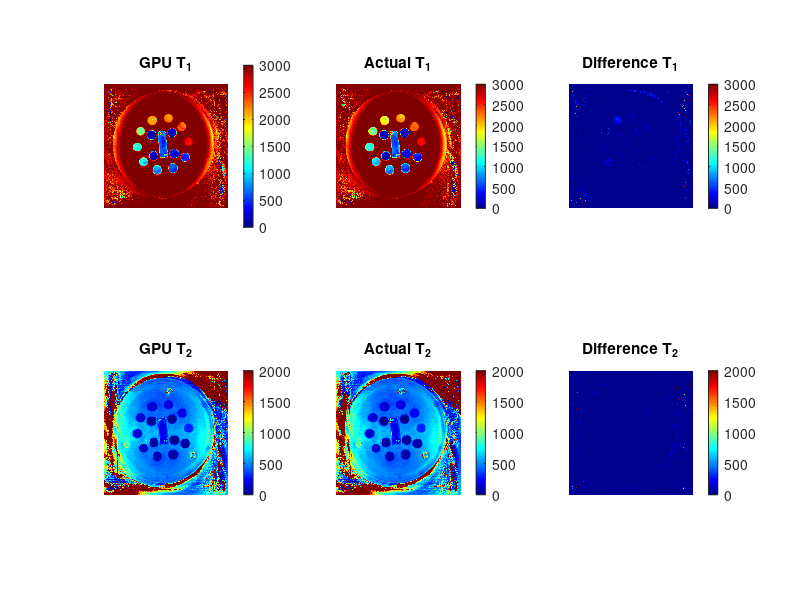

Write the MATLAB code that produced this figure. (Note: this script raises an error after producing the figure.)
clc
clear all
close all

T2DisplayMax=2000;
T1DisplayMax=3000;

load T1_CPU.txt
load T2_CPU.txt

imT1 = reshape(T1_CPU,[240,240]);
imT2 = reshape(T2_CPU,[240,240]);

load t1big.mat;
load t2big.mat;

subplot(231); imagesc(imT1,[0 T1DisplayMax]); colormap(jet); axis image; axis off; title('GPU T_1'); colorbar
subplot(234); imagesc(imT2,[0 T2DisplayMax]); colormap(jet); axis image; axis off; title('GPU T_2'); colorbar

subplot(232); imagesc(t1big,[0 T1DisplayMax]); colormap(jet); axis image; axis off; title('Actual T_1'); colorbar
subplot(235); imagesc(t2big,[0 T2DisplayMax]); colormap(jet); axis image; axis off; title('Actual T_2'); colorbar

d1=abs(t1big-imT1);
d2=abs(t2big-imT2);

subplot(233); imagesc(d1,[0 T1DisplayMax]); colormap(jet); axis image; axis off; title('Difference T_1'); colorbar
subplot(236); imagesc(d2,[0 T2DisplayMax]); colormap(jet); axis image; axis off; title('Difference T_2'); colorbar

snr1 = calc_snr(imT1,t1big)
snr2 = calc_snr(imT2,t2big)
